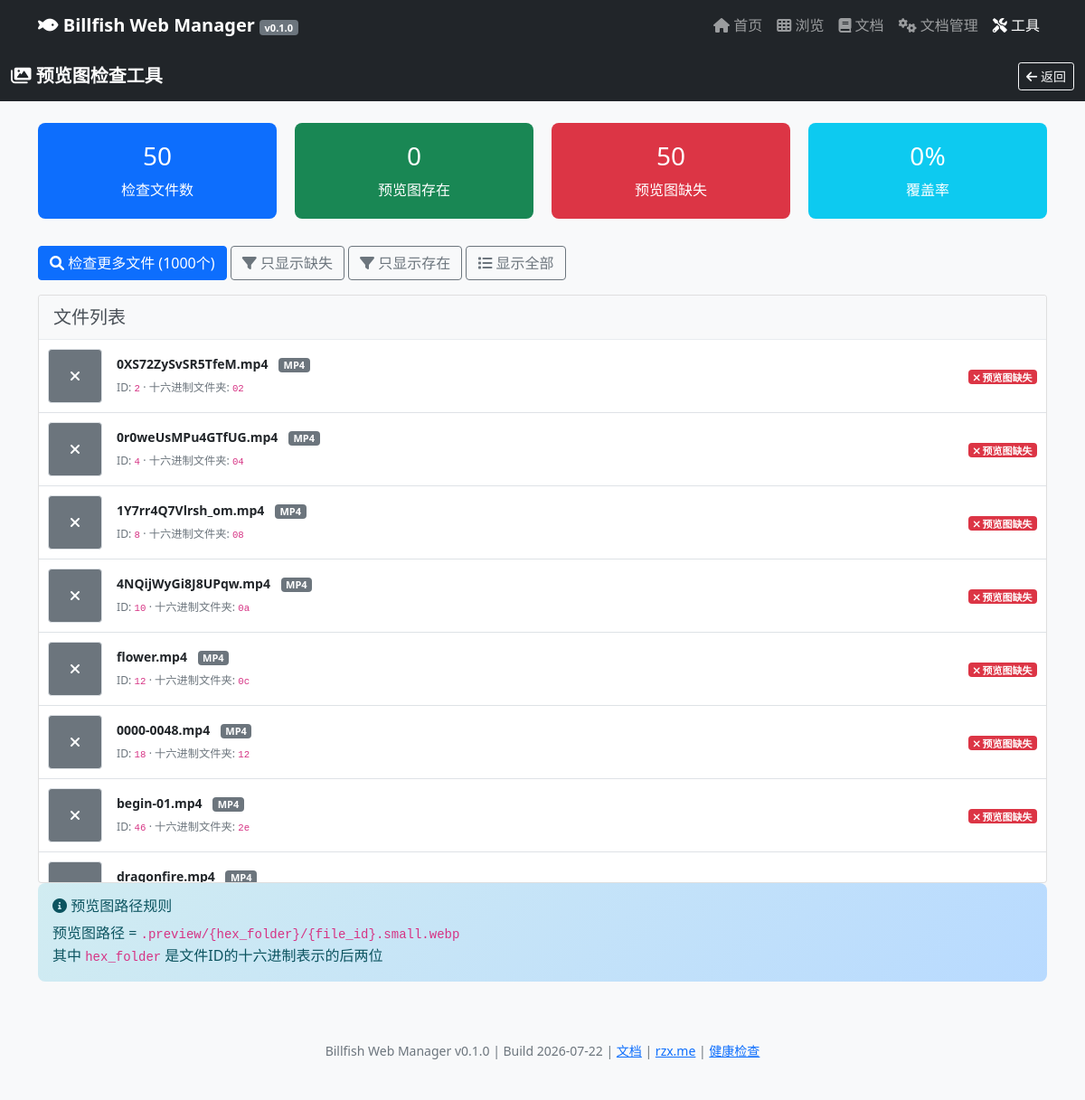
/tools/web-ui/preview-checker.php, run on the app's committed database.
### tables this page shows
CREATE TABLE bf_file (id INTEGER PRIMARY KEY AUTOINCREMENT, name TEXT, pid INTEGER NOT NULL, is_hide INTEGER, is_link INTEGER, file_size INTEGER, ctime INTEGER, mtime INTEGER, md5 TEXT, tid INTEGER, born INTEGER, ttid INTEGER);

### tools/web-ui/preview-checker.php (the view, shortened to what this page needs)
<?php
$currentPage = 'tools-ui.php';
$sqlite_available = class_exists('SQLite3');
$error_message = null;
$files = [];
$total = 0;
$withPreview = 0;
$missing = 0;
$coverage = 0;
if (!$sqlite_available) {
    $error_message = 'SQLite3 扩展未启用。请在 php.ini 中启用 extension=sqlite3';
} else {
    try {
        $db = new SQLite3(BILLFISH_PATH . '/.bf/billfish.db');
        $checkAll = isset($_GET['check_all']);
        $limit = $checkAll ? 1000 : 50;
        $result = $db->query("
            SELECT f.id, f.name, t.name as type_name
            FROM bf_file f
            LEFT JOIN bf_type t ON f.tid = t.id
            LIMIT {$limit}
        ");
        while ($row = $result->fetchArray(SQLITE3_ASSOC)) {
            $hexFolder = substr(str_pad(dechex($row['id']), 4, '0', STR_PAD_LEFT), -2);
            $previewPath = BILLFISH_PATH . "/.bf/.preview/{$hexFolder}/{$row['id']}.small.webp";
            $files[] = [
                'id' => $row['id'],
                'name' => $row['name'],
                'type' => $row['type_name'] ?? pathinfo($row['name'], PATHINFO_EXTENSION),
                'hex_folder' => $hexFolder,
                'preview_exists' => file_exists($previewPath),
                'preview_path' => $previewPath
            ];
        }
        $total = count($files);
        $withPreview = count(array_filter($files, fn($f) => $f['preview_exists']));
        $missing = $total - $withPreview;
        $coverage = $total > 0 ? round(($withPreview / $total) * 100, 1) : 0;
    } catch (Exception $e) {
        $error_message = '数据库错误: ' . $e->getMessage();
    }
}
?>
<?php include '../../includes/header.php'; ?>
</head>
<body class="bg-light">
    <nav class="navbar navbar-dark bg-dark">
        <div class="container-fluid">
            <span class="navbar-brand"><i class="fas fa-images"></i> 预览图检查工具</span>
            <a href="../../tools-ui.php" class="btn btn-sm btn-outline-light">
                <i class="fas fa-arrow-left"></i> 返回
            </a>
        </div>
    </nav>
    <div class="container my-4">
        <?php if ($error_message): ?>
        <div class="alert alert-danger">
            <h4><i class="fas fa-exclamation-triangle"></i> 错误</h4>
            <p><?= htmlspecialchars($error_message) ?></p>
            <hr>
            <p class="mb-0"><strong>解决方法:</strong></p>
            <ol>
                <li>打开 php.ini 文件</li>
                <li>找到 <code>;extension=sqlite3</code> 这一行</li>
                <li>删除前面的分号 <code>;</code> 使其变为 <code>extension=sqlite3</code></li>
                <li>重启PHP服务器</li>
            </ol>
        </div>
        <?php else: ?>
        <div class="stats-grid">
            <div class="stat-card bg-primary text-white">
                <h3><?= number_format($total) ?></h3>
                <p class="mb-0">检查文件数</p>
            </div>
            <div class="stat-card bg-success text-white">
                <h3><?= number_format($withPreview) ?></h3>
                <p class="mb-0">预览图存在</p>
            </div>
            <div class="stat-card bg-danger text-white">
                <h3><?= number_format($missing) ?></h3>
                <p class="mb-0">预览图缺失</p>
            </div>
            <div class="stat-card bg-info text-white">
                <h3><?= $coverage ?>%</h3>
                <p class="mb-0">覆盖率</p>
            </div>
        </div>
        <div class="mb-3">
            <?php if (!$checkAll): ?>
            <a href="?check_all=1" class="btn btn-primary">
                <i class="fas fa-search"></i> 检查更多文件 (1000个)
            </a>
            <?php else: ?>
            <a href="?" class="btn btn-secondary">
                <i class="fas fa-undo"></i> 返回快速检查 (50个)
            </a>
            <?php endif; ?>
            <button class="btn btn-outline-secondary" onclick="filterFiles('missing')">
                <i class="fas fa-filter"></i> 只显示缺失
            </button>
            <button class="btn btn-outline-secondary" onclick="filterFiles('exists')">
                <i class="fas fa-filter"></i> 只显示存在
            </button>
            <button class="btn btn-outline-secondary" onclick="filterFiles('all')">
                <i class="fas fa-list"></i> 显示全部
            </button>
        </div>
        <div class="card">
            <div class="card-header">
                <h5 class="mb-0">文件列表</h5>
            </div>
            <div class="card-body p-0" style="max-height: 600px; overflow-y: auto;">
                <?php foreach ($files as $file): ?>
                <div class="file-row d-flex align-items-center justify-content-between"
                     data-status="<?= $file['preview_exists'] ? 'exists' : 'missing' ?>">
                    <div class="d-flex align-items-center flex-grow-1">
                        <div class="me-3">
                            <?php if ($file['preview_exists']): ?>
                            <img src="../../preview.php?path=.preview/<?= $file['hex_folder'] ?>/<?= $file['id'] ?>.small.webp"
                                 class="preview-thumb"
                                 alt="预览图">
                            <?php else: ?>
                            <div class="preview-thumb bg-secondary d-flex align-items-center justify-content-center">
                                <i class="fas fa-times text-white"></i>
                            </div>
                            <?php endif; ?>
                        </div>
                        <div class="flex-grow-1 file-info">
                            <div class="mb-1">
                                <strong><?= htmlspecialchars($file['name']) ?></strong>
                                <span class="badge bg-secondary ms-2"><?= strtoupper($file['type']) ?></span>
                            </div>
                            <small class="text-muted">
                                ID: <code><?= $file['id'] ?></code> ·
                                十六进制文件夹: <code><?= $file['hex_folder'] ?></code>
                            </small>
                        </div>
                        <div>
                            <?php if ($file['preview_exists']): ?>
                            <span class="badge bg-success">
                                <i class="fas fa-check"></i> 预览图存在
                            </span>
                            <?php else: ?>
                            <span class="badge bg-danger">
                                <i class="fas fa-times"></i> 预览图缺失
                            </span>
                            <?php endif; ?>
                        </div>
                    </div>
                </div>
                <?php endforeach; ?>
            </div>
        </div>
        <div class="alert alert-info mt-4">
            <h6><i class="fas fa-info-circle"></i> 预览图路径规则</h6>
            <p class="mb-0">
                预览图路径 = <code>.preview/{hex_folder}/{file_id}.small.webp</code><br>
                其中 <code>hex_folder</code> 是文件ID的十六进制表示的后两位
            </p>
        </div>
        <?php endif; ?>
    </div>
<?php include '../../includes/footer.php'; ?>

### includes/header.php (shortened to what this page needs)
<!DOCTYPE html>
<html lang="zh-CN">
<head>
    <link href="https://cdn.jsdelivr.net/npm/bootstrap@5.1.3/dist/css/bootstrap.min.css" rel="stylesheet">
    <link href="https://cdnjs.cloudflare.com/ajax/libs/font-awesome/6.0.0/css/all.min.css" rel="stylesheet">
    <link href="/assets/css/style.css" rel="stylesheet">
</head>
<body>
    <nav class="navbar navbar-expand-lg navbar-dark bg-dark fixed-top" style="z-index: 1030;">
        <div class="container">
            <a class="navbar-brand" href="/index.php">
                <i class="fas fa-fish"></i> Billfish Web Manager
                <span class="badge bg-secondary"><?php echo defined('BILLFISH_WEB_VERSION') ? BILLFISH_WEB_VERSION : '0.1.1'; ?></span>
            </a>
            <div class="collapse navbar-collapse" id="navbarNav">
                <ul class="navbar-nav ms-auto">
                    <li class="nav-item">
                        <a class="nav-link <?php echo ($currentPage == 'index.php') ? 'active' : ''; ?>" href="/index.php">
                            <i class="fas fa-home"></i> 首页
                        </a>
                    </li>
                    <li class="nav-item">
                        <a class="nav-link <?php echo ($currentPage == 'browse.php') ? 'active' : ''; ?>" href="/browse.php">
                            <i class="fas fa-th"></i> 浏览
                        </a>
                    </li>
                    <li class="nav-item">
                        <a class="nav-link <?php echo ($currentPage == 'docs-ui.php') ? 'active' : ''; ?>" href="/docs-ui.php">
                            <i class="fas fa-book"></i> 文档
                        </a>
                    </li>
                    <li class="nav-item">
                        <a class="nav-link <?php echo ($currentPage == 'docs-admin.php') ? 'active' : ''; ?>" href="/docs-admin.php">
                            <i class="fas fa-cogs"></i> 文档管理
                        </a>
                    </li>
                    <li class="nav-item">
                        <a class="nav-link <?php echo ($currentPage == 'tools-ui.php') ? 'active' : ''; ?>" href="/tools-ui.php">
                            <i class="fas fa-tools"></i> 工具
                        </a>
                    </li>
                </ul>
            </div>
        </div>
    </nav>

### includes/footer.php (shortened to what this page needs)
    <footer class="bg-light text-center py-3 mt-5">
        <small class="text-muted">
            Billfish Web Manager <?php echo defined('BILLFISH_WEB_VERSION') ? BILLFISH_WEB_VERSION : '0.1.2'; ?>
            | Build <?php echo defined('BILLFISH_WEB_BUILD_DATE') ? BILLFISH_WEB_BUILD_DATE : '2025-10-15'; ?>
            | <a href="/docs-ui.php">文档</a>
            | <a href="https://rzx.me">rzx.me</a>
            | <a href="/database-health.php">健康检查</a>
        </small>
    </footer>
</body>
</html>

### assets/css/style.css (style rules this page uses)
body { background-color: #f8f9fa; font-family: 'Segoe UI', Tahoma, Geneva, Verdana, sans-serif; padding-top: 56px; }
.navbar-brand { font-weight: bold; }
.mt-4 { margin-bottom: 1.5rem !important; margin-top: 0rem !important; }
.badge { font-size: 0.75em; padding: 0.25em 0.5em; }
.card-header { background: linear-gradient(135deg, #f8f9fa 0%, #e9ecef 100%); border-bottom: 1px solid #dee2e6; font-weight: 500; }
.card-header h5 { margin: 0; color: #495057; }
.alert { border: none; border-radius: 8px; }
.alert-info { background: linear-gradient(135deg, #d1ecf1 0%, #b8daff 100%); color: #0c5460; }
.card, .btn, .form-control, .form-select { transition: all 0.2s ease-in-out; }
.card-header { background: #f8f9fa; color: #495057; border: none; padding: 0.75rem 1rem; font-weight: 600; font-size: 0.9rem; border-bottom: 1px solid #e9ecef; }
.card-body { padding: 0.75rem; }

### tools/web-ui/preview-checker.php (style rules this page uses)
.stats-grid { display: grid; grid-template-columns: repeat(auto-fit, minmax(200px, 1fr)); gap: 20px; margin-bottom: 30px; }
.stat-card { text-align: center; padding: 20px; border-radius: 8px; }
.file-row { padding: 10px; border-bottom: 1px solid #dee2e6; }
.preview-thumb { width: 60px; height: 60px; object-fit: cover; border-radius: 4px; border: 1px solid #dee2e6; }
.file-info { font-size: 14px; }
.badge { font-size: 11px; }

### data on the page
bf_file: name "0XS72ZySvSR5TfeM.mp4", type "MP4", id "2", hex_folder "02", shows "预览图缺失"
bf_file: name "0r0weUsMPu4GTfUG.mp4", type "MP4", id "4", hex_folder "04", shows "预览图缺失"
bf_file: name "1Y7rr4Q7Vlrsh_om.mp4", type "MP4", id "8", hex_folder "08", shows "预览图缺失"
bf_file: name "4NQijWyGi8J8UPqw.mp4", type "MP4", id "10", hex_folder "0a", shows "预览图缺失"
bf_file: name "flower.mp4", type "MP4", id "12", hex_folder "0c", shows "预览图缺失"
bf_file: name "0000-0048.mp4", type "MP4", id "18", hex_folder "12", shows "预览图缺失"
bf_file: name "begin-01.mp4", type "MP4", id "46", hex_folder "2e", shows "预览图缺失"
bf_file: name "dragonfire.mp4", type "MP4"

### other printed values
BILLFISH_WEB_VERSION "v0.1.0"
$total "50"
$withPreview "0"
$missing "50"
$coverage "0"
BILLFISH_WEB_BUILD_DATE "2026-07-22"
